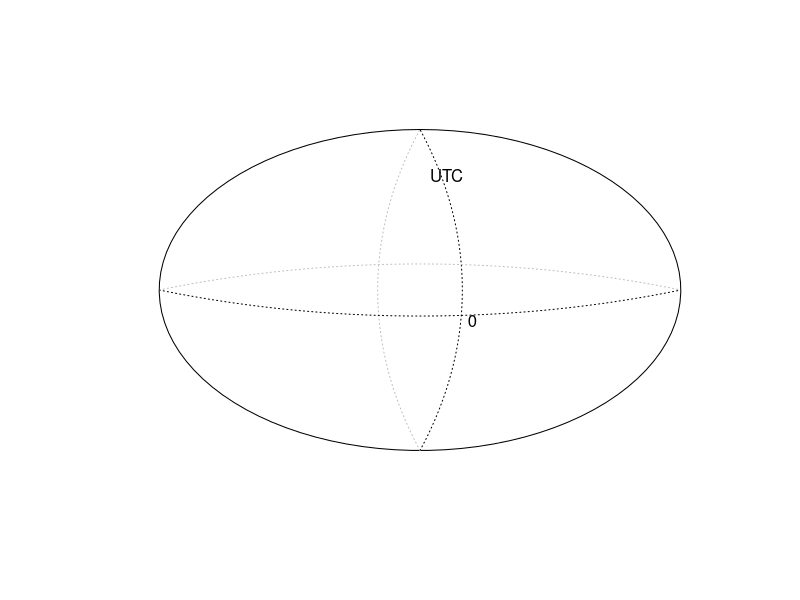
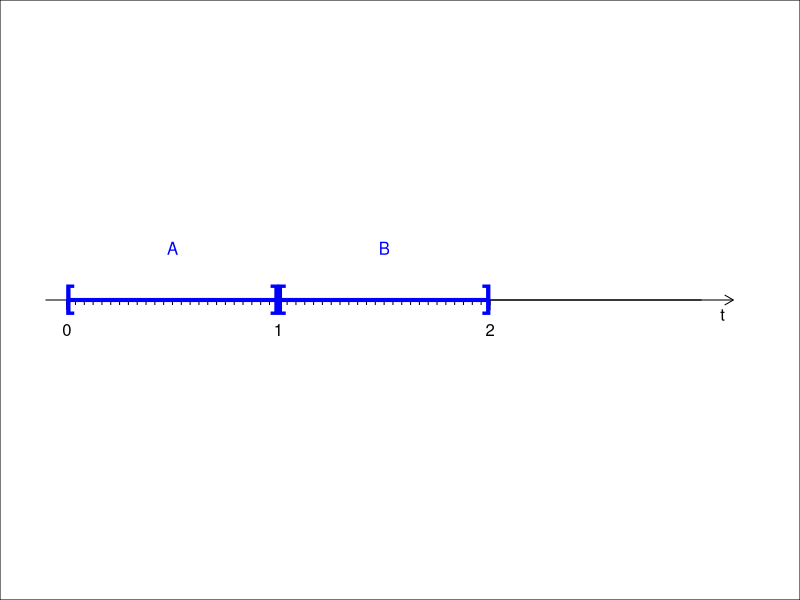
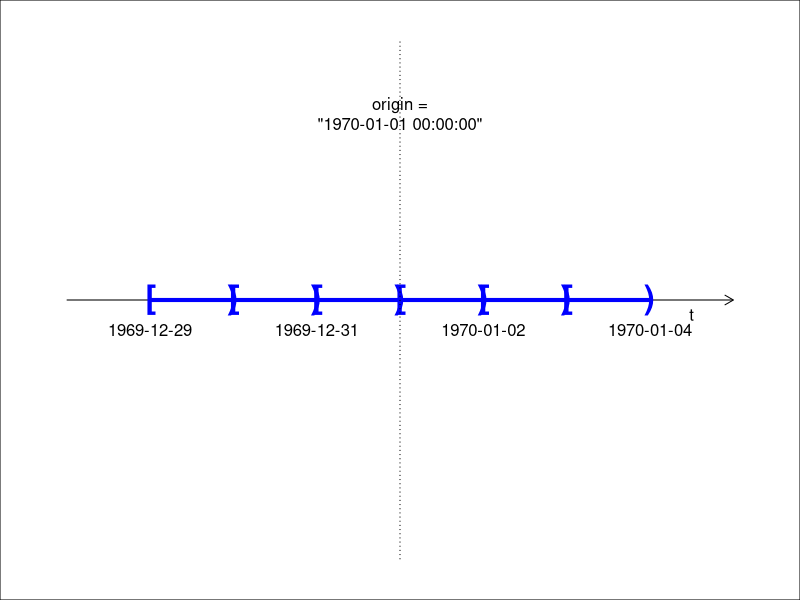
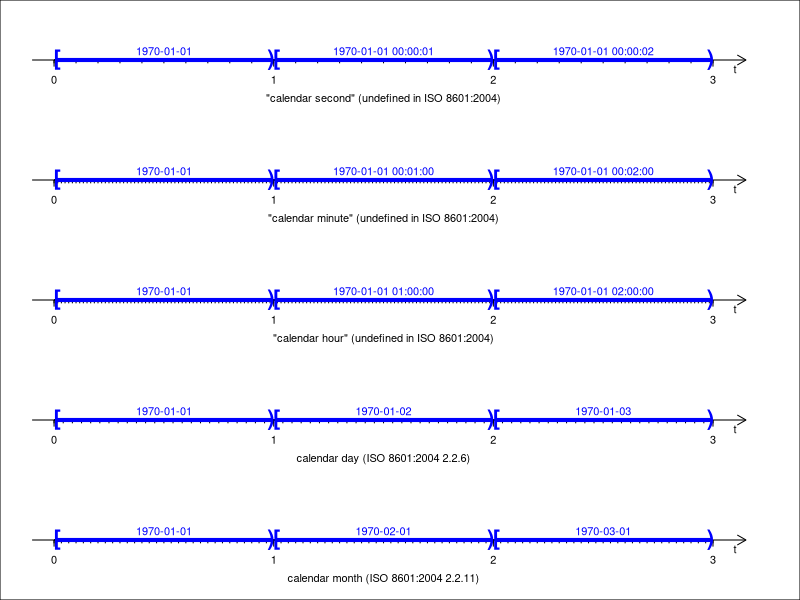
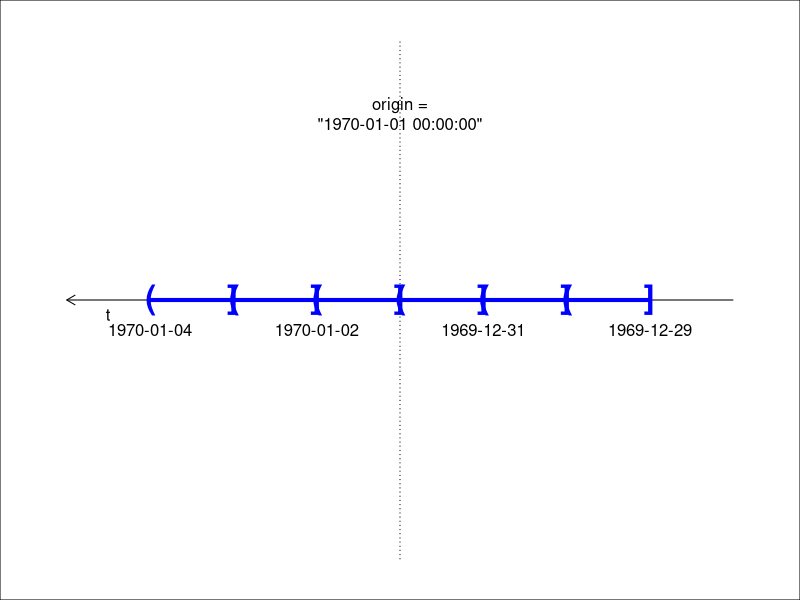
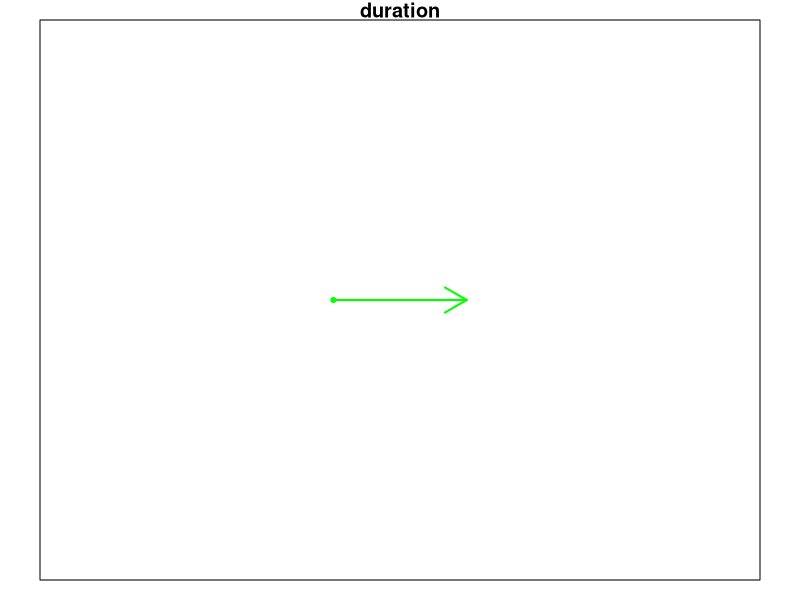

The R script that drew these images, in order:
## ---- chunk 1
a <- as.POSIXct(0, origin="1970-01-01")
print(a)
## ---- chunk 2
unclass(a)
## ---- chunk 3
format(a, tz="UTC")
## ---- chunk 4
t <- seq(0,2*pi,length=100) 
coords <- t(rbind(sin(t), cos(t))) 
plot(coords, type="l", axes=F, xlab="", ylab="", xlim=c(-1.2,1.2), ylim=c(-1.2,1.2))
a <- -3
r <- sqrt(a*a+1)
t <- seq(-atan(-1/a), atan(-1/a), length=100)
lines(a+r*cos(t), 0+r*sin(t), lty="dotted")
lines(-(a+r*cos(t)), 0+r*sin(t), lty="dotted", col="gray")
lines(0+r*sin(t), a+r*cos(t), lty="dotted", col="gray")
lines(0+r*sin(t), -(a+r*cos(t)), lty="dotted", col="black")
#text(0, 1, "0", pos=3)
text(.2, -.1, "0", pos=1)
text(0, .7, "UTC", pos=4)
## ---- chunk 5
op <- par(no.readonly = TRUE)

n=3
par(mar=c(1,2,1,2))
par(lend="butt")
plot(c(0,n), c(0,0), col="black", type = "l", 
     axes=F, xlim=c(0,n+.15), ylim=c(-.5, .5), 
     xlab="", ylab="")
axis(1, pos=0, labels=FALSE, tick=FALSE)

arrows(x0=-.1, y0=0, x1=n+.15, length=.1)
text(n+.1, 0, "t", pos = 1)

axis(1, at=0:2, pos=0)
axis(1, at=seq(from=0, to=2, length.out=2*24+1), tcl=par("tcl")*.5, labels=FALSE, pos=0)

segments(x0=0.01, y0=0, x1=0.99, col="blue", lwd =4)
text(x=0.013, y=0, "[", col="blue", font = 2, cex=2)
text(x=0.987, y=0, "]", col="blue", font = 2, cex=2)
text(x=0.5, y= .1, "A", col="blue")

segments(x0=1.01, y0=0, x1=1.99, col="blue", lwd =4)
text(x=1.013, y=0, "[", col="blue", font = 2, cex=2)
text(x=1.987, y=0, "]", col="blue", font = 2, cex=2)
text(x=1.5, y= .1, "B", col="blue")

box("outer")
par(op)
## ---- chunk 6
a <- as.POSIXct("1970-01-01 24:00:00", tz = "UTC")
print(a)
## ---- chunk 7
op <- par(no.readonly = TRUE)

n = 3
a <- as.POSIXct((-n:n)*60*60*24, origin = "1970-01-01 00:00:00", tz="UTC")
par(mar=c(1,2,1,2))
par(lend="butt")
NDaysInSecs <- 60*60*24*n
RadiusOfWindow <- NDaysInSecs + 60*60*24
plot(a, y=rep(0, 2*n+1), type = "l", axes = F, 
     ylim=c(-1, 1), xlim = c(-RadiusOfWindow, RadiusOfWindow),
     xlab="", ylab="")
axis(1, at=a, labels=a, pos=0)
arrows(x0=a[1]-60*60*24, y0=0, x1=a[2*n+1]+60*60*24, length=.1, code = 2)
text(a[2*n+1]+60*60*12, 0, "t", pos = 1)
segments(x0=a[1:(2*n)], y0=0, x1=a[2:(2*n+1)], col="blue", lwd =4)
for (i in 1:(2*n)) text(x=a[i] + 15*60, y=0, "[", col="blue", font = 2, cex=2)
for (i in 2:(2*n+1)) text(x=a[i] - 15*60, y=0, ")", col="blue", font = 2, cex=2)
axis(2, pos=0, labels = FALSE, lwd.ticks=0, lty="dotted")
text(0, .8, "origin =\n\"1970-01-01 00:00:00\"", pos=1)

box("outer")
par(op)
## ---- chunk 8
FirstInstant <- as.POSIXlt(0, origin="1970-01-01", tz="UTC")
format(FirstInstant, usetz=FALSE)
format(FirstInstant, format = "%Y-%m-%d %H:%M:%S", usetz=FALSE)
## ---- chunk 9
op <- par(no.readonly = TRUE)
par(mfrow=c(5,1))
par(mar=c(1,2,1,2))
par(lend="butt")
xlab.y <- -.45
# second
n=3
plot(c(0,n), c(0,0), col="black", type = "l", 
     axes=F, xlim=c(0,n+.15), ylim=c(-.5, .5), 
     xlab="", ylab="")
axis(1, pos=0, labels=FALSE, tick=FALSE)
text(n/2, xlab.y, "\"calendar second\" (undefined in ISO 8601:2004)")

arrows(x0=-.1, y0=0, x1=n+.15, length=.1)
text(n+.1, 0, "t", pos = 1)

# major ticks
axis(1, at=0:n, pos=0) 
# minor ticks
axis(1, at=seq(from=0, to=n, length.out=n*10+1), tcl=par("tcl")*.5, labels=FALSE, pos=0)

for (i in 1:n){
  segments(x0=(i-1)+0.01, y0=0, x1=i-.01, col="blue", lwd =4)
  text(x=(i-1)+0.013, y=0, "[", col="blue", font = 2, cex=2)
  text(x=i-0.013, y=0, ")", col="blue", font = 2, cex=2)
  text(x=(i-.5), y= .1, col="blue", 
       labels=format(as.POSIXct((i-1), origin="1970-01-01", tz="UTC")
#                     , format="%Y-%m-%d %H:%M:%S"
                     )
       )
}


# minute
n=3
plot(c(0,n), c(0,0), col="black", type = "l", 
     axes=F, xlim=c(0,n+.15), ylim=c(-.5, .5), 
     xlab="", ylab="")
axis(1, pos=0, labels=FALSE, tick=FALSE)
text(n/2, xlab.y, "\"calendar minute\" (undefined in ISO 8601:2004)")

arrows(x0=-.1, y0=0, x1=n+.15, length=.1)
text(n+.1, 0, "t", pos = 1)

# major ticks
axis(1, at=0:n, pos=0) 
# minor ticks
axis(1, at=seq(from=0, to=n, length.out=n*60+1), tcl=par("tcl")*.5, labels=FALSE, pos=0)

for (i in 1:n){
  segments(x0=(i-1)+0.01, y0=0, x1=i-.01, col="blue", lwd =4)
  text(x=(i-1)+0.013, y=0, "[", col="blue", font = 2, cex=2)
  text(x=i-0.013, y=0, ")", col="blue", font = 2, cex=2)
  text(x=(i-.5), y= .1, col="blue", 
       labels=format(as.POSIXct((i-1)*60, origin="1970-01-01", tz="UTC")
#                     , format="%Y-%m-%d %H:%M:%S"
                     )
       )
}

# hour
n=3
plot(c(0,n), c(0,0), col="black", type = "l", 
     axes=F, xlim=c(0,n+.15), ylim=c(-.5, .5), 
     xlab="", ylab="")
axis(1, pos=0, labels=FALSE, tick=FALSE)
text(n/2, xlab.y, "\"calendar hour\" (undefined in ISO 8601:2004)")

arrows(x0=-.1, y0=0, x1=n+.15, length=.1)
text(n+.1, 0, "t", pos = 1)

# major ticks
axis(1, at=0:n, pos=0) 
# minor ticks
axis(1, at=seq(from=0, to=n, length.out=n*60+1), tcl=par("tcl")*.5, labels=FALSE, pos=0)

for (i in 1:n){
  segments(x0=(i-1)+0.01, y0=0, x1=i-.01, col="blue", lwd =4)
  text(x=(i-1)+0.013, y=0, "[", col="blue", font = 2, cex=2)
  text(x=i-0.013, y=0, ")", col="blue", font = 2, cex=2)
  text(x=(i-.5), y= .1, col="blue", 
       labels=format(as.POSIXct((i-1)*60*60, origin="1970-01-01", tz="UTC")
#                     , format="%Y-%m-%d %H:%M:%S"
                     )
       )
}

# day
n=3
plot(c(0,n), c(0,0), col="black", type = "l", 
     axes=F, xlim=c(0,n+.15), ylim=c(-.5, .5), 
     xlab="", ylab="")
axis(1, pos=0, labels=FALSE, tick=FALSE)
text(n/2, xlab.y, "calendar day (ISO 8601:2004 2.2.6)")

arrows(x0=-.1, y0=0, x1=n+.15, length=.1)
text(n+.1, 0, "t", pos = 1)

# major ticks
axis(1, at=0:n, pos=0) 
# minor ticks
axis(1, at=seq(from=0, to=n, length.out=n*24+1), tcl=par("tcl")*.5, labels=FALSE, pos=0)

for (i in 1:n){
  segments(x0=(i-1)+0.01, y0=0, x1=i-.01, col="blue", lwd =4)
  text(x=(i-1)+0.013, y=0, "[", col="blue", font = 2, cex=2)
  text(x=i-0.013, y=0, ")", col="blue", font = 2, cex=2)
  text(x=(i-.5), y= .1, col="blue", 
       labels=format(as.POSIXct((i-1)*60*60*24, origin="1970-01-01", tz="UTC")
#                     , format="%Y-%m-%d %H:%M:%S"
                     )
       )
}

# month
n=3
plot(c(0,n), c(0,0), col="black", type = "l", 
     axes=F, xlim=c(0,n+.15), ylim=c(-.5, .5), 
     xlab="", ylab="")
axis(1, pos=0, labels=FALSE, tick=FALSE)
text(n/2, xlab.y, "calendar month (ISO 8601:2004 2.2.11)")

arrows(x0=-.1, y0=0, x1=n+.15, length=.1)
text(n+.1, 0, "t", pos = 1)

# major ticks
axis(1, at=0:n, pos=0) 
# minor ticks
axis(1, at=seq(from=0, to=n, length.out=n*30+1), tcl=par("tcl")*.5, labels=FALSE, pos=0)

for (i in 1:n){
  segments(x0=(i-1)+0.01, y0=0, x1=i-.01, col="blue", lwd =4)
  text(x=(i-1)+0.013, y=0, "[", col="blue", font = 2, cex=2)
  text(x=i-0.013, y=0, ")", col="blue", font = 2, cex=2)
  text(x=(i-.5), y= .1, col="blue", 
       labels=format(ISOdate(1970, i, 1, 0, 0, 0, tz="UTC")
#                     , format="%Y-%m-%d %H:%M:%S"
                     )
       )
}


box("outer")
par(op)
## ---- chunk 10
op <- par(no.readonly = TRUE)

par(mar=c(1,2,1,2))
par(lend="butt")
NDaysInSecs <- 60*60*24*n
RadiusOfWindow <- NDaysInSecs + 60*60*24
a1 <- rev(a)
plot(a1, y=rep(0, length(a1)), type = "l", axes = F, 
     ylim=c(-1, 1), xlim = c(RadiusOfWindow, -RadiusOfWindow),
     xlab="", ylab="")
axis(1, at=a, labels=a, pos=0)
arrows(x0=a[1]-60*60*24, y0=0, x1=a[2*n+1]+60*60*24, length=.1, code = 2)
text(a[2*n+1]+60*60*12, 0, "t", pos = 1)
segments(x0=a[1:(2*n)], y0=0, x1=a[2:(2*n+1)], col="blue", lwd =4)
for (i in 1:(2*n)) text(x=a[i] + 15*60, y=0, "]", col="blue", font = 2, cex=2)
for (i in 2:(2*n+1)) text(x=a[i] - 15*60, y=0, "(", col="blue", font = 2, cex=2)
axis(2, pos=0, labels = FALSE, lwd.ticks=0, lty="dotted")
text(0, .8, "origin =\n\"1970-01-01 00:00:00\"", pos=1)

box("outer")
par(op)
## ---- chunk 11
format(.leap.seconds, format = "%Y-%m-%d %H:%M:%S", tz="UTC",usetz=TRUE)
## ---- chunk 12
par(mar=c(1,2,1,2))
plot(2, 0, xlim=c(0,5), ylim=c(-.5, .5), col="green", pch = 20, axes=F, 
     xlab="", ylab="", main="duration")
arrows(x0=2, y0=0, x1=3, col="green", lwd =2)
box()
